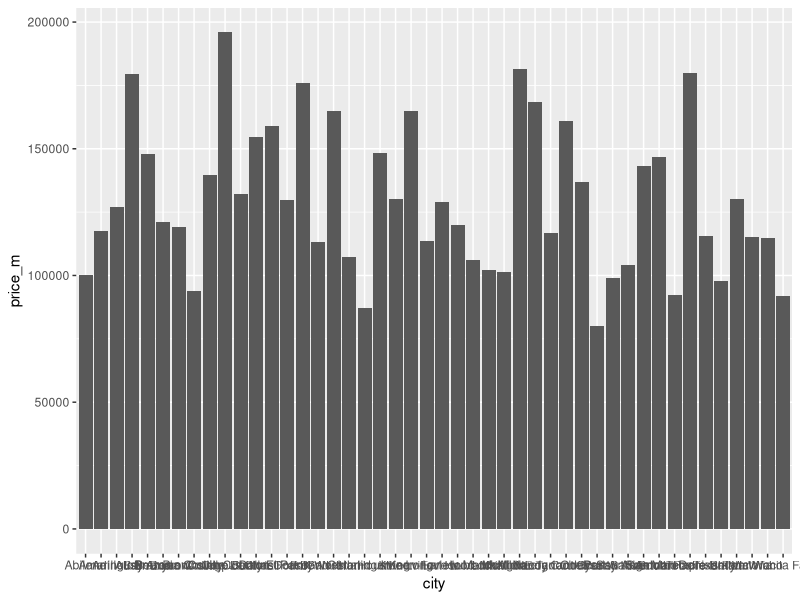
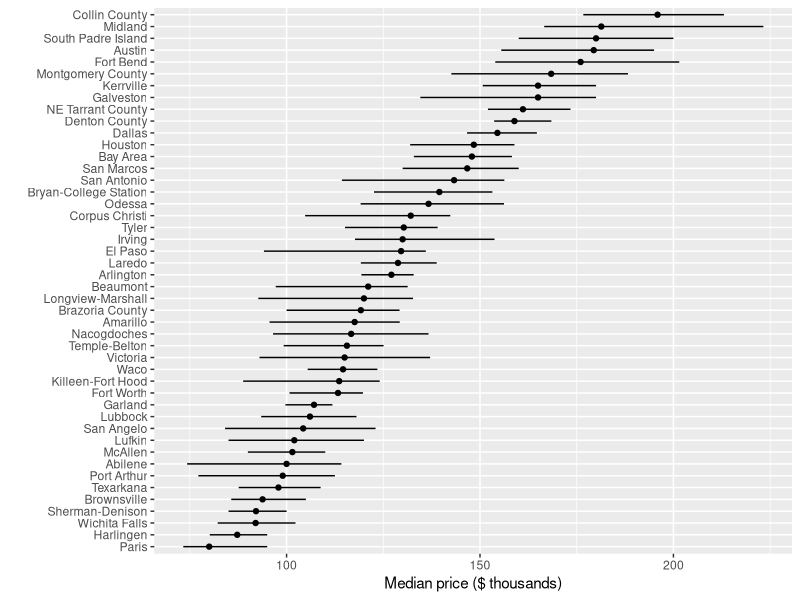

Recreate these plots in R, in order.
## ---- chunk 1
#| label: txhousing-wrong
#| fig-height: 5
#| fig-width: 10
#| out-width: 60%
#| fig-align: center
#| echo: true
#| code-fold: true
library(ggplot2)
library(dplyr)

txhousing_price <- txhousing |> 
  group_by(city) |>
  summarise(price_m = median(median, na.rm=TRUE))

ggplot(txhousing_price, aes(x=city, y=price_m)) +
  geom_col() 
## ---- chunk 2
#| label: txhousing-better
#| fig-height: 8
#| fig-width: 5
#| out-width: 50%
#| fig-align: center
#| echo: true
#| code-fold: true

library(forcats)

txhousing_price <- txhousing |> 
  group_by(city) |>
  summarise(price_m = median(median, na.rm=TRUE),
            price_q3 = quantile(median, 0.75, na.rm=TRUE),
            price_q1 = quantile(median, 0.25, na.rm=TRUE)) 

ggplot(txhousing_price, ) +
  geom_point(aes(x=fct_reorder(city, price_m), 
                 y=price_m)) +
  geom_errorbar(aes(x=fct_reorder(city, price_m), 
                    ymin=price_q1, 
                    ymax=price_q3), width=0) +
  scale_y_continuous("Median price ($ thousands)", 
                     breaks=c(100000, 150000, 200000), 
                     labels=c("100", "150", "200")) +
  xlab("") + 
  coord_flip()
